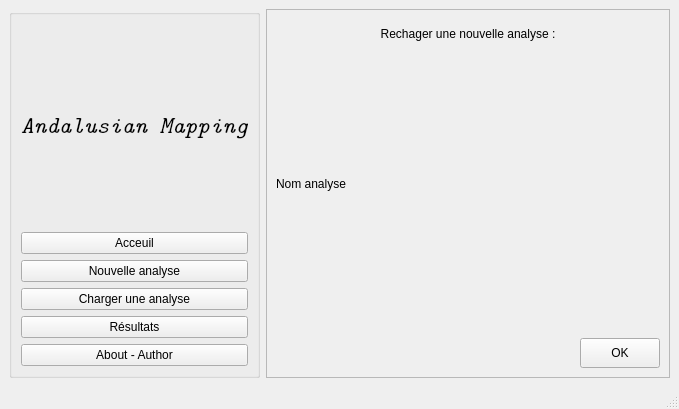
<?xml version="1.0" encoding="UTF-8"?>
<ui version="4.0">
 <class>MainWindow</class>
 <widget class="QMainWindow" name="MainWindow">
  <property name="geometry">
   <rect>
    <x>0</x>
    <y>0</y>
    <width>679</width>
    <height>409</height>
   </rect>
  </property>
  <property name="windowTitle">
   <string>MainWindow</string>
  </property>
  <property name="documentMode">
   <bool>false</bool>
  </property>
  <widget class="QWidget" name="centralwidget">
   <layout class="QGridLayout" name="gridLayout">
    <item row="0" column="0">
     <widget class="QGroupBox" name="groupBox_2">
      <property name="minimumSize">
       <size>
        <width>0</width>
        <height>344</height>
       </size>
      </property>
      <property name="maximumSize">
       <size>
        <width>500</width>
        <height>400</height>
       </size>
      </property>
      <property name="title">
       <string/>
      </property>
      <layout class="QGridLayout" name="gridLayout_2">
       <item row="1" column="0">
        <widget class="QPushButton" name="pushButton_acceuil">
         <property name="text">
          <string>Acceuil</string>
         </property>
        </widget>
       </item>
       <item row="2" column="0">
        <widget class="QPushButton" name="pushButton_newAnalyse">
         <property name="text">
          <string>Nouvelle analyse</string>
         </property>
        </widget>
       </item>
       <item row="3" column="0">
        <widget class="QPushButton" name="pushButton_oldAnalise">
         <property name="text">
          <string>Charger une analyse</string>
         </property>
        </widget>
       </item>
       <item row="0" column="0">
        <widget class="QLabel" name="label_titre">
         <property name="font">
          <font>
           <family>Latin Modern Mono</family>
           <pointsize>18</pointsize>
           <weight>50</weight>
           <italic>true</italic>
           <bold>false</bold>
          </font>
         </property>
         <property name="cursor">
          <cursorShape>CrossCursor</cursorShape>
         </property>
         <property name="acceptDrops">
          <bool>false</bool>
         </property>
         <property name="layoutDirection">
          <enum>Qt::LeftToRight</enum>
         </property>
         <property name="text">
          <string>&lt;html&gt;&lt;head/&gt;&lt;body&gt;&lt;p align=&quot;center&quot;&gt;Andalusian Mapping&lt;/p&gt;&lt;/body&gt;&lt;/html&gt;</string>
         </property>
        </widget>
       </item>
       <item row="4" column="0">
        <widget class="QPushButton" name="pushButton_resultat">
         <property name="text">
          <string>Résultats</string>
         </property>
        </widget>
       </item>
       <item row="5" column="0">
        <widget class="QPushButton" name="pushButton_author">
         <property name="text">
          <string>About - Author</string>
         </property>
        </widget>
       </item>
      </layout>
     </widget>
    </item>
    <item row="0" column="1">
     <widget class="QScrollArea" name="scrollArea">
      <property name="enabled">
       <bool>true</bool>
      </property>
      <property name="widgetResizable">
       <bool>true</bool>
      </property>
      <widget class="QWidget" name="scrollAreaWidgetContents">
       <property name="geometry">
        <rect>
         <x>0</x>
         <y>0</y>
         <width>399</width>
         <height>342</height>
        </rect>
       </property>
       <layout class="QGridLayout" name="gridLayout_3">
        <item row="4" column="0">
         <spacer name="horizontalSpacer_3">
          <property name="orientation">
           <enum>Qt::Horizontal</enum>
          </property>
          <property name="sizeHint" stdset="0">
           <size>
            <width>378</width>
            <height>20</height>
           </size>
          </property>
         </spacer>
        </item>
        <item row="0" column="0">
         <widget class="QLabel" name="label_NAtitre">
          <property name="maximumSize">
           <size>
            <width>16777215</width>
            <height>30</height>
           </size>
          </property>
          <property name="text">
           <string>&lt;html&gt;&lt;head/&gt;&lt;body&gt;&lt;p align=&quot;center&quot;&gt;Rechager une nouvelle analyse :&lt;/p&gt;&lt;/body&gt;&lt;/html&gt;</string>
          </property>
         </widget>
        </item>
        <item row="3" column="0">
         <spacer name="horizontalSpacer_2">
          <property name="orientation">
           <enum>Qt::Horizontal</enum>
          </property>
          <property name="sizeHint" stdset="0">
           <size>
            <width>378</width>
            <height>20</height>
           </size>
          </property>
         </spacer>
        </item>
        <item row="5" column="0">
         <layout class="QHBoxLayout" name="horizontalLayout_2">
          <item>
           <spacer name="horizontalSpacer_4">
            <property name="orientation">
             <enum>Qt::Horizontal</enum>
            </property>
            <property name="sizeHint" stdset="0">
             <size>
              <width>158</width>
              <height>20</height>
             </size>
            </property>
           </spacer>
          </item>
          <item>
           <widget class="QPushButton" name="pushButton_NAok">
            <property name="maximumSize">
             <size>
              <width>150</width>
              <height>30</height>
             </size>
            </property>
            <property name="text">
             <string>OK</string>
            </property>
           </widget>
          </item>
         </layout>
        </item>
        <item row="1" column="0">
         <spacer name="horizontalSpacer">
          <property name="orientation">
           <enum>Qt::Horizontal</enum>
          </property>
          <property name="sizeHint" stdset="0">
           <size>
            <width>378</width>
            <height>20</height>
           </size>
          </property>
         </spacer>
        </item>
        <item row="2" column="0">
         <widget class="QLabel" name="label">
          <property name="text">
           <string>Nom analyse</string>
          </property>
         </widget>
        </item>
       </layout>
      </widget>
     </widget>
    </item>
   </layout>
  </widget>
  <widget class="QMenuBar" name="menubar">
   <property name="geometry">
    <rect>
     <x>0</x>
     <y>0</y>
     <width>679</width>
     <height>25</height>
    </rect>
   </property>
  </widget>
  <widget class="QStatusBar" name="statusbar"/>
 </widget>
 <resources/>
 <connections/>
</ui>
